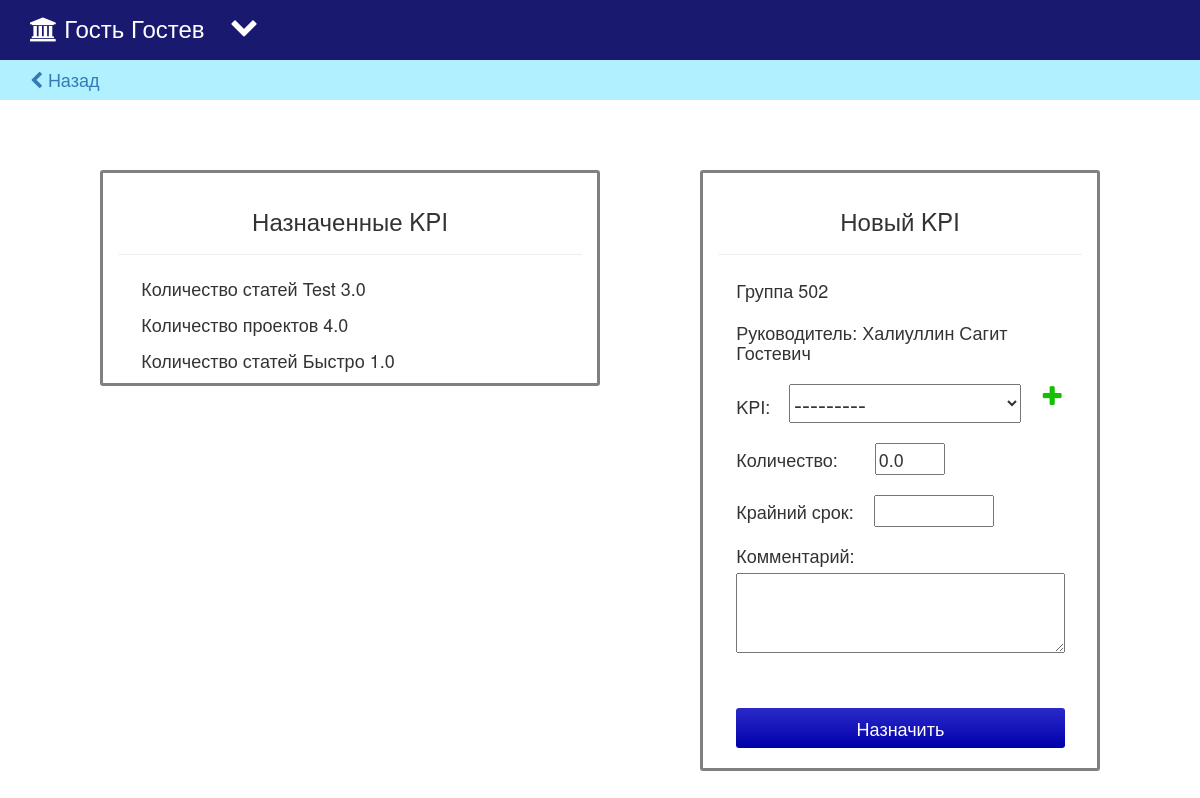
Page /app/assign_kpi/2/ (signed in) on the committed database.
### app/models.py (models this page shows, shortened)
class UserProfile(models.Model):
    user = models.OneToOneField(User)
    third_name = models.CharField(max_length=30)
    birth_date = models.DateField('birth date')
    position = models.ForeignKey('Position', related_name='users', blank=True, null=True)
    department = models.ForeignKey('Department', related_name='users', blank=True, null=True)

class AssignedKPI(models.Model):
    assigner = models.ForeignKey(User, null=True)
    kpi = models.ForeignKey('KPI', verbose_name="KPI")
    department = models.ForeignKey('Department')
    amount = models.FloatField(default=0.0)
    complete = models.FloatField(
        blank=True, default=0.0
    )
    datetime = models.DateTimeField(null=True, blank=True)
    deadline = models.DateTimeField(blank=True)
    comment = models.TextField(blank=True, verbose_name="Комментарий")
    budget = models.IntegerField(default=0, blank=True)
    report = models.CharField(max_length=500, blank=True)
    accepted = models.NullBooleanField(null=True, blank=True)
    datetimeaccept = models.DateTimeField(null=True, blank=True)
    def to_percent(self):
        percent = (float)(self.complete) / (float)(self.amount) * 100.0
        return round(percent, 1)

class KPI(models.Model):
    name = models.CharField(max_length=50, unique=True)
    def __str__(self):
        return self.name

class Department(models.Model):
    name = models.CharField(max_length=100)
    head = models.OneToOneField(User, related_name="head_of_department")
    superior = models.ForeignKey(
        'Department',
        related_name="superior_of_this_department",
        blank=True,
        null=True,
    )
    DEPARTMENT_TYPE_CHOICES = (
        ('0', "Направление"),
        ('1', "Кафедра"),
        ('2', "Научная группа"),
        ('3', "Лаборатория"),
    )
    type = models.CharField(max_length=1, choices=DEPARTMENT_TYPE_CHOICES)
    KPI = models.ManyToManyField(
        'KPI',
        through='AssignedKPI',
        through_fields=('department', 'kpi')
    )

### app/views.py (the view)
# urls.py: url(r'^assign_kpi/(?P<id_department>\d+)/$', views.assign_kpi, name='assign_kpi'),
def assign_kpi(request, id_department):
    if not request.user.is_authenticated():
        return redirect('login')
    args = {}
    args.update(csrf(request))
    id_department = id_department
    try:
        department = Department.objects.get(id=id_department)
    except Department.DoesNotExist:
        access_error = "Данного структурного подразделения не существует"
        return render(request, 'app/access_error.html', {'access_error':access_error})
    profile = UserProfile.objects.get(user=request.user)
    if department.superior != profile.department:
        access_error = "Вы не можете назначать KPI этому структурному подразделению."
        return render(request, 'app/access_error.html', {'access_error':access_error})
    args['department'] = department
    args['profile'] = profile
    assigned_kpi = AssignedKPI(assigner=request.user, datetime=datetime.now(), department=Department.objects.get(id=id_department))
    args['form'] = AssignKPIform(instance=assigned_kpi)
    args['creation_form'] = KPICreationForm()
    args['id_department'] = id_department
    args['department_set'] = AssignedKPI.objects.filter(department=args['department'], assigner=request.user)
    percent = []
    for x in args['department_set']:
        if x.complete is not 0:
            percent.append(x.to_percent())
        else:
            percent.append(0)
    if request.method == "POST":
        form = AssignKPIform(request.POST)
        creation_form = KPICreationForm(request.POST)
        args['form'] = AssignKPIform(instance=assigned_kpi)
        if creation_form.is_valid():
            creation_form.save()
            args['creation_form'] = KPICreationForm()
            return render(request,'app/assign_kpi.html', args)
        if form.is_valid():
            form.save()
            return redirect('main')
        else:
            args['form_error'] = "Данные введены неверно."
            return render(request, 'app/assign_kpi.html', args)
    else:
        return render(request, 'app/assign_kpi.html', args)

### app/templates/app/forms.py
class AssignKPIform(ModelForm):
    class Meta:
        model = AssignedKPI
        exclude = ['complete', 'budget', 'report', 'accepted', 'datetimeaccept']
        widgets = {
            'assigner': HiddenInput,
            'datetime': HiddenInput,
            'department': HiddenInput,
        }

class KPICreationForm(ModelForm):
    class Meta:
        model = KPI
        fields = ['name']

### app/templates/app/assign_kpi.html (shortened to what this page needs)
<!DOCTYPE html>
<html lang="en">
<head>
    {% load staticfiles %}
    <link href="{% static 'app/bootstrap/css/bootstrap.min.css' %}" rel="stylesheet" media="screen">
    <link rel="stylesheet" href="{% static 'app/style.css' %}">
    <link rel="stylesheet" href="{% static 'app/font-awesome/css/font-awesome.min.css' %}">
</head>
<body>
<nav class="nv navbar navbar-default navbar-fixed-top">
    <div class="container">
        <div class="dropdown">
            <button class="btn btn-default dropdown-toggle btn-blue" type="button" id="dropdownMenu1" data-toggle="dropdown" aria-haspopup="true" aria-expanded="true"> <i class="fa fa-chevron-down fa-2x" aria-hidden="true"></i> </button>
        </div>
        <h3 class="name1"><i class="fa fa-university" aria-hidden="true"></i> {{ profile.user.first_name }} {{ profile.user.last_name  }} &nbsp </h3>
    </div>
</nav>
<div class="nv-back divide-nav">
  <div class="back-link container">
    <h4 class="divide-text"><a href="/app/main/"><i class="fa fa-chevron-left" aria-hidden="true"></i>  Назад</a></h4>
  </div>
</div>
<div class="tasks">
    <div class="col-lg-5 col-lg-offset-1 col-md-5 col-md-offset-1 col-sm-10 col-sm-offset-1 asg-kpi">
        <h3 class="center-text">Назначенные KPI</h3>
        <hr>
        <div class="kpi-info">
            {% for y in department_set %}<p>{{ y.kpi.name }} {{ y.comment }} {{ y.amount }} </p>{% endfor %}
        </div>
    </div>
    <div class="col-lg-4 col-lg-offset-1 col-md-4 col-md-offset-1 col-sm-10 col-sm-offset-1 asg-kpi">
        <h3 class="center-text">Новый KPI</h3>
        <hr>
        <div class="kpi-info">
            <h4 class="padded-label">{{ department.name }}</h4>
            <h4 class="padded-label">Руководитель: {{ department.head.last_name }} {{ department.head.first_name }} {{ profile.third_name }}</h4>
            <form action="/app/assign_kpi/{{ id_department }}/" method="post" class="assign-kpi-form">
                <p>KPI: {{ form.kpi }} <span class="create-kpi" id="form_open_button"><i class="fa fa-plus fa-lg" aria-hidden="true"></i></span> </p>
                <p>Количество: {{ form.amount }}</p>
                <p>Крайний срок: {{ form.deadline }}</p>
                <p>Комментарий: {{ form.comment }}</p>
                <h4 class="errorlabel center-text">{{ form_error }}</h4>
                <input type="submit" class="assign-button" value="Назначить">
            </form>
        </div>
    </div>
</div>
</body>
</html>

### app/static/app/style.css (style rules this page uses)
@media (min-width: 1200px) { .tasks { padding-top: 70px; } }
.errorlabel { padding-top: 5px; margin: 0 3%; color: #ff0002; }
body { padding-top: 60px; }
.nv { background-color: #191970; border: none; height: 60px; }
.dropdown { display: inline; }
.btn-blue { background-color: #191970; border: none; color: white; padding-top:12px; }
.center-text { padding-top: 15px; text-align: center; }
.name1 { margin-top: 15px; display: inline; color: white; float: left; }
.nv-back { background-color: rgb(176, 240, 255); height: 40px; }
.asg-kpi { border: 3px solid grey; border-radius: 3px; background-color: white; }
.create-kpi { display: inline-block; padding: 3px; float: right; margin: 0 5% 0 0; margin-right: 5%; background-color: white; border: none; color: #15c000; }
#id_kpi { display: inline-block; font-size: 24px; width: 67%; margin: 5px 0 5px 4%; }
#id_amount { width: 70px; margin: 5px 32px; }
#id_deadline { width: 120px; margin: 5px 15px; }
#id_comment { margin: 5px 5% 5px 0; height: 80px; max-width: 95%; width: 95%; }
.kpi-info { margin-left: 5%; line-height: 26px; font-size: 18px; }
.padded-label { padding: 6px 0; }
.assign-button { color: white; background: linear-gradient(to top, #0000aa, #2A2AC9); height: 40px; margin-top: 20px; margin-bottom: 20px; width: 95%; border-radius: 3px; border: #26008d; }

### rows in the picture
UserProfile: user.first_name "Гость", user.last_name "Гостев", third_name "Гостевич"
AssignedKPI: kpi.name "Количество статей", comment "Test", amount "3.0"
AssignedKPI: kpi.name "Количество проектов", amount "4.0"
AssignedKPI: kpi.name "Количество статей", comment "Быстро", amount "1.0"
Department: name "Группа 502", head.last_name "Халиуллин", head.first_name "Сагит"
